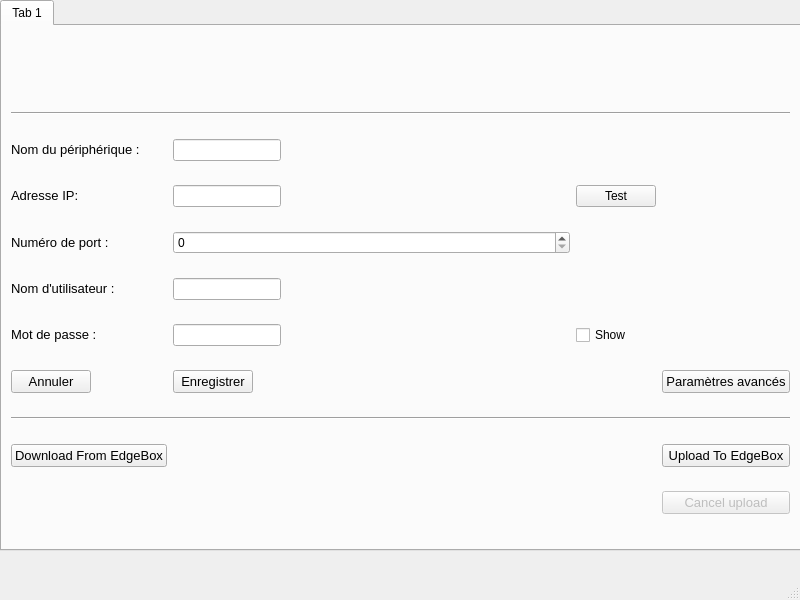
<?xml version="1.0" encoding="UTF-8"?>
<ui version="4.0">
 <class>MainWindow</class>
 <widget class="QMainWindow" name="MainWindow">
  <property name="geometry">
   <rect>
    <x>0</x>
    <y>0</y>
    <width>800</width>
    <height>600</height>
   </rect>
  </property>
  <property name="windowTitle">
   <string>MainWindow</string>
  </property>
  <widget class="QWidget" name="centralwidget">
   <widget class="QTabWidget" name="tabWidget">
    <property name="geometry">
     <rect>
      <x>0</x>
      <y>0</y>
      <width>801</width>
      <height>551</height>
     </rect>
    </property>
    <property name="currentIndex">
     <number>0</number>
    </property>
    <widget class="QWidget" name="tab">
     <attribute name="title">
      <string>Tab 1</string>
     </attribute>
     <layout class="QGridLayout" name="gridLayout">
      <item row="6" column="0">
       <widget class="QLabel" name="label_3">
        <property name="sizePolicy">
         <sizepolicy hsizetype="Fixed" vsizetype="Fixed">
          <horstretch>0</horstretch>
          <verstretch>0</verstretch>
         </sizepolicy>
        </property>
        <property name="font">
         <font>
          <pointsize>10</pointsize>
         </font>
        </property>
        <property name="text">
         <string>Numéro de port :</string>
        </property>
       </widget>
      </item>
      <item row="7" column="0">
       <widget class="QLabel" name="label_4">
        <property name="sizePolicy">
         <sizepolicy hsizetype="Fixed" vsizetype="Fixed">
          <horstretch>0</horstretch>
          <verstretch>0</verstretch>
         </sizepolicy>
        </property>
        <property name="font">
         <font>
          <pointsize>10</pointsize>
         </font>
        </property>
        <property name="text">
         <string>Nom d'utilisateur :</string>
        </property>
       </widget>
      </item>
      <item row="8" column="0">
       <widget class="QLabel" name="label_5">
        <property name="sizePolicy">
         <sizepolicy hsizetype="Fixed" vsizetype="Fixed">
          <horstretch>0</horstretch>
          <verstretch>0</verstretch>
         </sizepolicy>
        </property>
        <property name="font">
         <font>
          <pointsize>10</pointsize>
         </font>
        </property>
        <property name="text">
         <string>Mot de passe :</string>
        </property>
       </widget>
      </item>
      <item row="7" column="1">
       <widget class="QLineEdit" name="username">
        <property name="sizePolicy">
         <sizepolicy hsizetype="Fixed" vsizetype="Fixed">
          <horstretch>0</horstretch>
          <verstretch>0</verstretch>
         </sizepolicy>
        </property>
       </widget>
      </item>
      <item row="5" column="0">
       <widget class="QLabel" name="label">
        <property name="sizePolicy">
         <sizepolicy hsizetype="Fixed" vsizetype="Fixed">
          <horstretch>0</horstretch>
          <verstretch>0</verstretch>
         </sizepolicy>
        </property>
        <property name="font">
         <font>
          <pointsize>10</pointsize>
         </font>
        </property>
        <property name="text">
         <string>Adresse IP:</string>
        </property>
       </widget>
      </item>
      <item row="8" column="2">
       <widget class="QCheckBox" name="show_hide_password">
        <property name="sizePolicy">
         <sizepolicy hsizetype="Fixed" vsizetype="Fixed">
          <horstretch>0</horstretch>
          <verstretch>0</verstretch>
         </sizepolicy>
        </property>
        <property name="text">
         <string>Show</string>
        </property>
       </widget>
      </item>
      <item row="4" column="1">
       <widget class="QLineEdit" name="Device_Name">
        <property name="sizePolicy">
         <sizepolicy hsizetype="Fixed" vsizetype="Fixed">
          <horstretch>0</horstretch>
          <verstretch>0</verstretch>
         </sizepolicy>
        </property>
       </widget>
      </item>
      <item row="5" column="1">
       <widget class="QLineEdit" name="IP_adress">
        <property name="sizePolicy">
         <sizepolicy hsizetype="Fixed" vsizetype="Fixed">
          <horstretch>0</horstretch>
          <verstretch>0</verstretch>
         </sizepolicy>
        </property>
       </widget>
      </item>
      <item row="4" column="0">
       <widget class="QLabel" name="label_2">
        <property name="sizePolicy">
         <sizepolicy hsizetype="Fixed" vsizetype="Fixed">
          <horstretch>0</horstretch>
          <verstretch>0</verstretch>
         </sizepolicy>
        </property>
        <property name="font">
         <font>
          <pointsize>10</pointsize>
         </font>
        </property>
        <property name="text">
         <string>Nom du périphérique :</string>
        </property>
       </widget>
      </item>
      <item row="9" column="3">
       <widget class="QPushButton" name="show_advanced_parameters_button">
        <property name="sizePolicy">
         <sizepolicy hsizetype="Fixed" vsizetype="Fixed">
          <horstretch>0</horstretch>
          <verstretch>0</verstretch>
         </sizepolicy>
        </property>
        <property name="font">
         <font>
          <pointsize>10</pointsize>
         </font>
        </property>
        <property name="text">
         <string>Paramètres avancés</string>
        </property>
        <property name="icon">
         <iconset>
          <normaloff>../icons/icons8-automatique-16.png</normaloff>../icons/icons8-automatique-16.png</iconset>
        </property>
       </widget>
      </item>
      <item row="5" column="2">
       <widget class="QPushButton" name="Ping_buttton">
        <property name="text">
         <string>Test</string>
        </property>
        <property name="icon">
         <iconset>
          <normaloff>../icons/icons8-tour-de-radio-16.png</normaloff>../icons/icons8-tour-de-radio-16.png</iconset>
        </property>
       </widget>
      </item>
      <item row="6" column="1">
       <widget class="QSpinBox" name="Device_port_number"/>
      </item>
      <item row="8" column="1">
       <widget class="QLineEdit" name="password">
        <property name="sizePolicy">
         <sizepolicy hsizetype="Fixed" vsizetype="Fixed">
          <horstretch>0</horstretch>
          <verstretch>0</verstretch>
         </sizepolicy>
        </property>
        <property name="echoMode">
         <enum>QLineEdit::Password</enum>
        </property>
       </widget>
      </item>
      <item row="9" column="0">
       <widget class="QPushButton" name="cancel_modify_device_interface_button">
        <property name="sizePolicy">
         <sizepolicy hsizetype="Fixed" vsizetype="Fixed">
          <horstretch>0</horstretch>
          <verstretch>0</verstretch>
         </sizepolicy>
        </property>
        <property name="font">
         <font>
          <pointsize>10</pointsize>
         </font>
        </property>
        <property name="text">
         <string>Annuler</string>
        </property>
        <property name="icon">
         <iconset>
          <normaloff>../icons/icons8-annuler-16.png</normaloff>../icons/icons8-annuler-16.png</iconset>
        </property>
       </widget>
      </item>
      <item row="9" column="1">
       <widget class="QPushButton" name="save_device_button">
        <property name="sizePolicy">
         <sizepolicy hsizetype="Maximum" vsizetype="Fixed">
          <horstretch>0</horstretch>
          <verstretch>0</verstretch>
         </sizepolicy>
        </property>
        <property name="font">
         <font>
          <pointsize>10</pointsize>
         </font>
        </property>
        <property name="text">
         <string>Enregistrer</string>
        </property>
        <property name="icon">
         <iconset>
          <normaloff>../icons/icons8-coche-16.png</normaloff>../icons/icons8-coche-16.png</iconset>
        </property>
       </widget>
      </item>
      <item row="11" column="0">
       <widget class="QPushButton" name="download_from_edgebox_button">
        <property name="font">
         <font>
          <pointsize>10</pointsize>
         </font>
        </property>
        <property name="text">
         <string>Download From EdgeBox</string>
        </property>
        <property name="icon">
         <iconset>
          <normaloff>../icons/icons8-dossier-des-téléchargements-16.png</normaloff>../icons/icons8-dossier-des-téléchargements-16.png</iconset>
        </property>
       </widget>
      </item>
      <item row="10" column="0" colspan="4">
       <widget class="Line" name="line_2">
        <property name="orientation">
         <enum>Qt::Horizontal</enum>
        </property>
       </widget>
      </item>
      <item row="3" column="0" colspan="4">
       <widget class="Line" name="line">
        <property name="orientation">
         <enum>Qt::Horizontal</enum>
        </property>
       </widget>
      </item>
      <item row="11" column="3">
       <widget class="QPushButton" name="update_device_button">
        <property name="font">
         <font>
          <pointsize>10</pointsize>
         </font>
        </property>
        <property name="text">
         <string>Upload To EdgeBox</string>
        </property>
        <property name="icon">
         <iconset>
          <normaloff>../icons/icons8-envoi-de-courriel-16.png</normaloff>../icons/icons8-envoi-de-courriel-16.png</iconset>
        </property>
       </widget>
      </item>
      <item row="0" column="1">
       <widget class="QLabel" name="label_6">
        <property name="sizePolicy">
         <sizepolicy hsizetype="Expanding" vsizetype="Maximum">
          <horstretch>0</horstretch>
          <verstretch>0</verstretch>
         </sizepolicy>
        </property>
        <property name="maximumSize">
         <size>
          <width>16777215</width>
          <height>35</height>
         </size>
        </property>
        <property name="styleSheet">
         <string notr="true"/>
        </property>
        <property name="text">
         <string/>
        </property>
        <property name="pixmap">
         <pixmap>../icons/addixo-st gris - fond-transparent (1).png</pixmap>
        </property>
       </widget>
      </item>
      <item row="12" column="3">
       <widget class="QPushButton" name="Cancel_upload">
        <property name="enabled">
         <bool>false</bool>
        </property>
        <property name="font">
         <font>
          <pointsize>10</pointsize>
         </font>
        </property>
        <property name="text">
         <string>Cancel upload</string>
        </property>
        <property name="icon">
         <iconset>
          <normaloff>../icons/icons8-supprimer-la-propriété-16.png</normaloff>../icons/icons8-supprimer-la-propriété-16.png</iconset>
        </property>
       </widget>
      </item>
      <item row="12" column="1">
       <widget class="QLabel" name="upload_state">
        <property name="enabled">
         <bool>false</bool>
        </property>
        <property name="sizePolicy">
         <sizepolicy hsizetype="Preferred" vsizetype="Fixed">
          <horstretch>0</horstretch>
          <verstretch>0</verstretch>
         </sizepolicy>
        </property>
        <property name="font">
         <font>
          <pointsize>8</pointsize>
         </font>
        </property>
        <property name="styleSheet">
         <string notr="true">QLabel {color : red; }</string>
        </property>
        <property name="text">
         <string/>
        </property>
       </widget>
      </item>
     </layout>
    </widget>
   </widget>
  </widget>
  <widget class="QMenuBar" name="menubar">
   <property name="geometry">
    <rect>
     <x>0</x>
     <y>0</y>
     <width>800</width>
     <height>26</height>
    </rect>
   </property>
  </widget>
  <widget class="QStatusBar" name="statusbar"/>
 </widget>
 <resources/>
 <connections/>
</ui>
